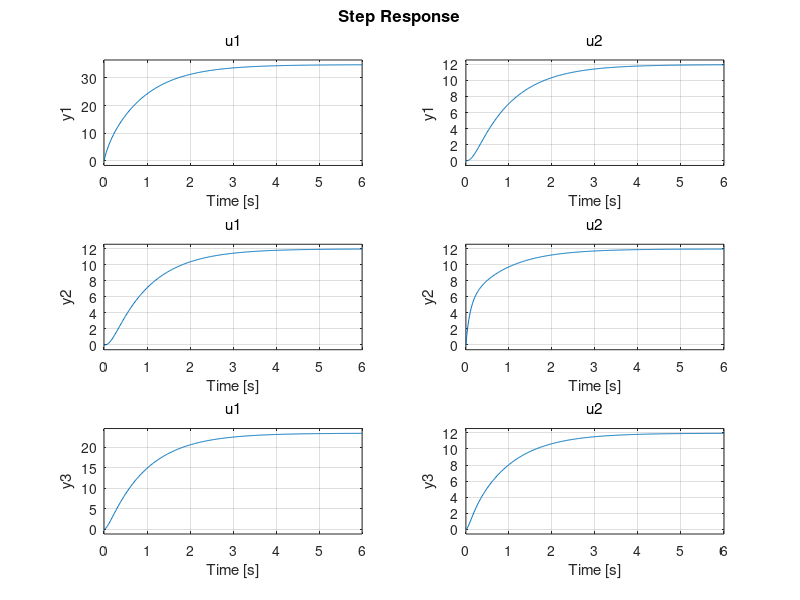

This figure's MATLAB source: (Note: this script raises an error after producing the figure.)
clc
clear
close all

%Parameters value of three?tank system
mu13=0.5*10; mu20=0.675*10; mu32=0.5*10;
S=0.0154; Sn=50*5e-5; W=sqrt ( 2 * 9.81 );
%Output operat ing Points (m)
Y10=0.400; Y20=0.200; Y30=0.300;
%Input operat ing Points (m3/s )
U10=0.350e-004; U20=0.375e-004;
%Matrix A
A11=-(mu13*Sn*W)/ (2*S*sqrt (Y10-Y30 ) ) ; A12=0;
A13=-A11;
A21=0;A23=(mu32*Sn*W)/ ( 2*S*sqrt(Y30-Y20 ) ) ;
A22=-A23-((mu20*Sn*W)/ ( 2*S*sqrt(Y20 ) ) ) ;
A31=-A11 ; A32=A23 ; A33=-A32-A31 ;
A=[A11 A12 A13 ; A21 A22 A23 ; A31 A32 A33 ] ;
%Matrix B
B11=1/S ; B12=0;
B21=0;B22=1/S ;
B31=0;B32=0;
B=[B11 B12 ; B21 B22 ;B31 B32 ] ;
%Continuous to d i s c r e t s t a t e space transformat ion
% 
C=eye(3);
D=zeros(3,2);
ve=ss(A,B,C,D);
step(ve)
close all

tm=0.001;
tm2=0.005;
H1=tf([0.65 8],[1 0]);
H1d=c2d(H1,tm2);

% H2=tf();
[Ad, Bd] = c2d(A,B,tm) ;
Cd=eye(3); %La salida del sistema son los tres estados
Ada = [Ad zeros(3,2);
      -Cd(1:2,:) ones(2,2)];
Bda = [Bd; zeros(2,2)];
% Bd1 = [Bd(:,1); 0];
pc = [-0.0834  -0.0305  -0.0408   -100  -120];
pd= exp(pc*tm);%[0.92 0.97 0.96 0.95 0.94];
% K=acker(Ada, Bd1,pd)
% K = place(Ada,Bda,pd);
% K1= K(:,1:3);
% K2=K(:,4:5);
K2=[-0.95 -0.32; -0.3 -0.91]*10e-4;
K1=[21.6 3 -5; 2.9 19 -4]*10e-4;
K=[K1 K2];

%valore maximos y minimos para evitar daños
q_max=1.5*10e-4; %1.2
q_min=0;
h_max=0.62;
h_min=0;

%referencias
t=0:tm:3000*tm-tm;
% [m n]=size(t); 
% q1=zeros(n,1);
% q2=zeros(n,1);
q1=[0.4*ones(1,250) 0.45*ones(1,1250) 0.4*ones(1,1000) 0.45*ones(1,500)];
q2=[0.2*ones(1,400) 0.225*ones(1,1600) 0.2*ones(1,1000)];
% b = 250;
% a= 100;
% r1 = (b-a).*rand(1) + a;
% b1 = 400;
% a1= 100;
% r2 = (b1-a1).*rand(1) + a1;
% for i=1:n
%     if i < r1
%         q1(i) = r1;
%     else
%         b = 250+r1;
%         a= r1;
%         r1 = (b-a).*rand(1) + a;
%     end
%     
%     if r2 < i
%         q2(i) = r2;
%     else
%         b1 = 400+r2;
%         a1= r2;%100;
%         r2 = (b1-a1).*rand(1) + a1;
%     end
% end
t=t';
q1=q1'; %vector columna ref 1
q2=q2'; %vector columna ref 2

[n m]=size(q1); % n vector de tiempos en muestras

%Estados en el tiempo k
x1=zeros(n,1);
x2=zeros(n,1);
x3=zeros(n,1);

%Estados en el tiempo k+1
x1_k1=zeros(n,1);
x2_k1=zeros(n,1);
x3_k1=zeros(n,1);

%entradas del sistema
u11=zeros(n,1);
u22=zeros(n,1);

%accion integral en el tiempo k
ai1=0;
ai2=0;

%accion integral en el tiempo k-1
ai1_k1=0;
ai2_k1=0;

u1=0;
u2=0;

ek1=0;
ek2=0;
uk1=0;
uk2=0;

for i=1:n-1
    %calculo el error
    e1=q1(i)-x1(i);
    e2=q2(i)-x2(i);
    
    %calculo la accion de control u1 y u2
    u1 = 0.65*e1-0.61*ek1+uk1;
    u2 = 0.65*e2-0.61*ek2+uk2;
    ek1=e1;
    ek2=e2;
    uk1=u1;
    uk2=u2;
    %     ai1=e1+ai1_k1;
%     ai2=e2+ai2_k1;
%     ui1=K2(1,1)*ai1+K2(1,2)*ai2;
%     ui2=K2(2,1)*ai1+K2(2,2)*ai2;
%     ui1=-ui1; %accion integral
%     ui2=-ui2; %accion integral
%     up1=K1(1,1)*x1(i)+K1(1,2)*x2(i)+K1(1,3)*x3(i);
%     up2=K1(2,1)*x1(i)+K1(2,2)*x2(i)+K1(2,3)*x3(i);
%     up1=-up1; %accion propocional
%     up2=-up2; %accion propocional
%     u1=ui1+up1; %accion de control
%     u2=ui2+up2; %accion de control
    %Saturacion para evitar daños en los acutadores
%     if u1>q_max
%         u1=q_max;
%     end
%     
%     if u2>q_max
%         u2=q_max;
%     end
%     
%     if u1<q_min
%         u1=q_min;
%     end
%     
%     if u2<q_min
%         u2=q_min;
%     end
    
    %accion de control
    u11(i)=u1;
    u22(i)=u2;
    %actualizo
    ai1_k1=ai1;
    ai2_k1=ai2;
    
    %calculo los estados
    x1_k1(i)=Ad(1,:)*[x1(i);x2(i);x3(i)]+Bd(1,:)*[u1;u2];%A11*x1(i)+A12*x2(i)+A13*x3(i)+B11*u1+B12*u2;
    x2_k1(i)=Ad(2,:)*[x1(i);x2(i);x3(i)]+Bd(2,:)*[u1;u2];%A21*x1(i)+A22*x2(i)+A23*x3(i)+B21*u1+B22*u2;
    x3_k1(i)=Ad(3,:)*[x1(i);x2(i);x3(i)]+Bd(3,:)*[u1;u2];%A31*x1(i)+A32*x2(i)+A33*x3(i)+B31*u1+B32*u2;
   
    %actualizo los estados
    x1(i+1)=x1_k1(i);
    x2(i+1)=x2_k1(i);
    x3(i+1)=x3_k1(i);
end

subplot(1,3,1)
plot(t,x1,'b',t,q1,'--r')
xlabel('Tiempo (s)')
ylabel('l_{1}(m)')
legend('Level 1','q_{1}(m)')
title('Altura del tanque 1')

subplot(1,3,2)
plot(t,x2,'b',t,q2,'--r')
xlabel('Tiempo (s)')
ylabel('l_{2}(m)')
legend('Level 2','q_{2}(m)')
title('Altura del tanque 2')


subplot(1,3,3)
plot(t,x3,'b')
xlabel('Tiempo (s)')
ylabel('l_{3}(m)')
legend('Level 3')
title('Altura del tanque 3')

close all
